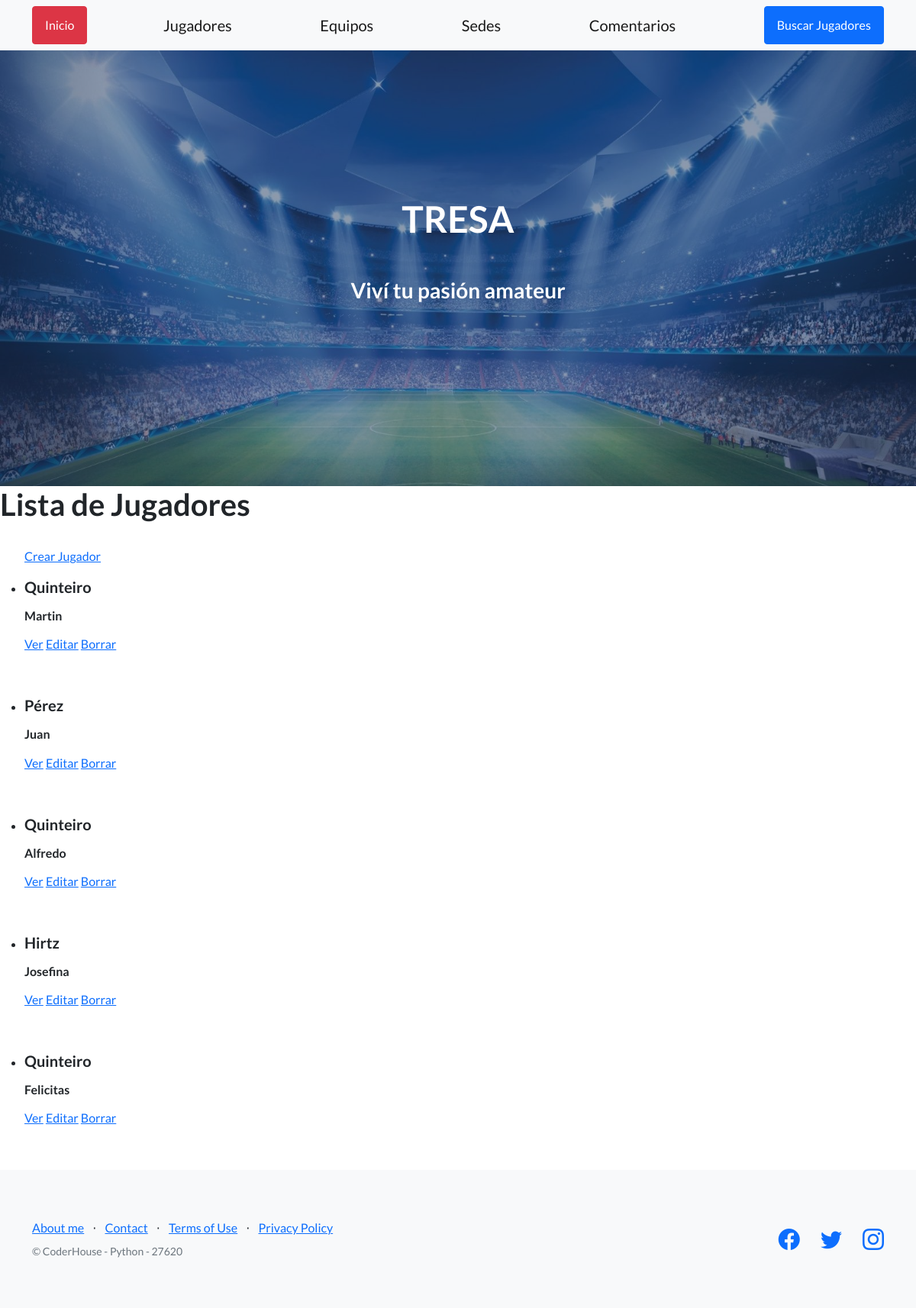
Page /torneo/jugadores/lista/ on the committed database.
### torneo/models.py (models this page shows)
class Jugadores(models.Model):
    nombre = models.CharField(max_length=40)
    apellido = models.CharField(max_length=40)
    edad = models.IntegerField ()
    equipo = models.CharField(max_length=40)

### torneo/views.py (the view)
# urls.py: path('jugadores/lista/', JugadoresList.as_view(),name='List'),
class JugadoresList (ListView):
    model = Jugadores
    template_name = 'torneo/jugadoreslista.html'

### torneo/templates/torneo/jugadoreslista.html
{% extends 'torneo/padre.html' %}
{% load static %}
{% block contenidoQueCambia %}
<h1>Lista de Jugadores</h1>
<br>
<ul>
    <a href="{% url 'New' %}">Crear Jugador</a>
    {% for jugador in object_list %}
        <li>
            <p><h5>{{ jugador.apellido }}</h5></p>
            <p><h6>{{ jugador.nombre }}</h6></p>
            <p>
                <a href="{% url 'Detail' jugador.id %}">Ver</a>
                <a href="{% url 'Edit' jugador.id %}">Editar</a>
                <a href="{% url 'Delete' jugador.id %}">Borrar</a>
            </p>
            <br>
        </li>
    {% endfor %}
</ul>
{% endblock %}

### rows in the picture
Jugadores: apellido "Quinteiro", nombre "Martin"
Jugadores: apellido "Pérez", nombre "Juan"
Jugadores: apellido "Quinteiro", nombre "Alfredo"
Jugadores: apellido "Hirtz", nombre "Josefina"
Jugadores: apellido "Quinteiro", nombre "Felicitas"
